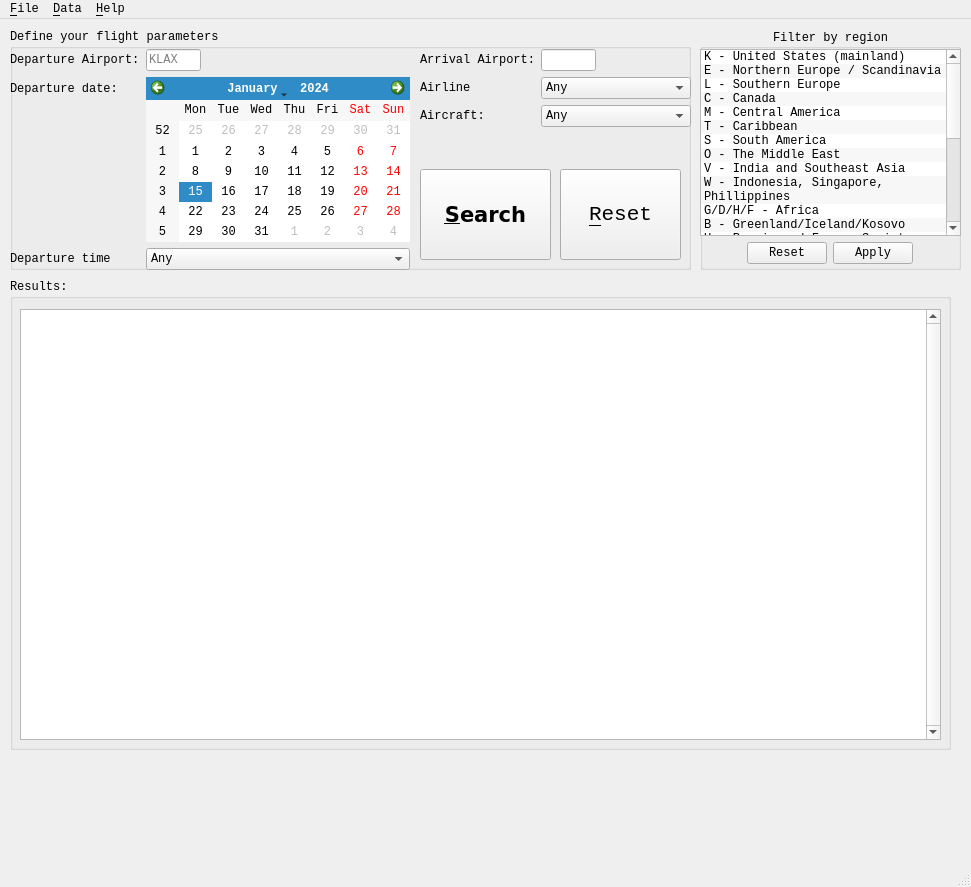
<?xml version="1.0" encoding="UTF-8"?>
<ui version="4.0">
 <class>DispatchWindow</class>
 <widget class="QMainWindow" name="DispatchWindow">
  <property name="geometry">
   <rect>
    <x>0</x>
    <y>0</y>
    <width>971</width>
    <height>887</height>
   </rect>
  </property>
  <property name="font">
   <font>
    <family>Monospace</family>
   </font>
  </property>
  <property name="windowTitle">
   <string>DispatcherX</string>
  </property>
  <property name="autoFillBackground">
   <bool>false</bool>
  </property>
  <widget class="QWidget" name="centralwidget">
   <widget class="QGroupBox" name="regionGroup">
    <property name="geometry">
     <rect>
      <x>700</x>
      <y>10</y>
      <width>261</width>
      <height>241</height>
     </rect>
    </property>
    <property name="font">
     <font>
      <family>Monospace</family>
      <pointsize>9</pointsize>
      <weight>50</weight>
      <italic>false</italic>
      <bold>false</bold>
     </font>
    </property>
    <property name="autoFillBackground">
     <bool>false</bool>
    </property>
    <property name="title">
     <string>Filter by region</string>
    </property>
    <property name="alignment">
     <set>Qt::AlignCenter</set>
    </property>
    <property name="flat">
     <bool>false</bool>
    </property>
    <widget class="QWidget" name="gridLayoutWidget">
     <property name="geometry">
      <rect>
       <x>0</x>
       <y>20</y>
       <width>261</width>
       <height>221</height>
      </rect>
     </property>
     <layout class="QGridLayout" name="gridLayout">
      <property name="bottomMargin">
       <number>6</number>
      </property>
      <item row="0" column="1">
       <widget class="QListWidget" name="filterList">
        <property name="autoFillBackground">
         <bool>true</bool>
        </property>
        <property name="horizontalScrollBarPolicy">
         <enum>Qt::ScrollBarAlwaysOff</enum>
        </property>
        <property name="editTriggers">
         <set>QAbstractItemView::NoEditTriggers</set>
        </property>
        <property name="showDropIndicator" stdset="0">
         <bool>false</bool>
        </property>
        <property name="defaultDropAction">
         <enum>Qt::IgnoreAction</enum>
        </property>
        <property name="alternatingRowColors">
         <bool>true</bool>
        </property>
        <property name="selectionMode">
         <enum>QAbstractItemView::ExtendedSelection</enum>
        </property>
        <property name="wordWrap">
         <bool>true</bool>
        </property>
        <item>
         <property name="text">
          <string>K - United States (mainland)</string>
         </property>
        </item>
        <item>
         <property name="text">
          <string>E - Northern Europe / Scandinavia</string>
         </property>
        </item>
        <item>
         <property name="text">
          <string>L - Southern Europe</string>
         </property>
        </item>
        <item>
         <property name="text">
          <string>C - Canada</string>
         </property>
        </item>
        <item>
         <property name="text">
          <string>M - Central America</string>
         </property>
        </item>
        <item>
         <property name="text">
          <string>T - Caribbean</string>
         </property>
        </item>
        <item>
         <property name="text">
          <string>S - South America</string>
         </property>
        </item>
        <item>
         <property name="text">
          <string>O - The Middle East</string>
         </property>
        </item>
        <item>
         <property name="text">
          <string>V - India and Southeast Asia</string>
         </property>
        </item>
        <item>
         <property name="text">
          <string>W - Indonesia, Singapore, Phillippines</string>
         </property>
        </item>
        <item>
         <property name="text">
          <string>G/D/H/F - Africa</string>
         </property>
        </item>
        <item>
         <property name="text">
          <string>B - Greenland/Iceland/Kosovo</string>
         </property>
        </item>
        <item>
         <property name="text">
          <string>U - Russia and Former Soviet Republics</string>
         </property>
        </item>
        <item>
         <property name="text">
          <string>Z - China</string>
         </property>
        </item>
        <item>
         <property name="text">
          <string>R - Japan, Taiwan, and Korea</string>
         </property>
        </item>
        <item>
         <property name="text">
          <string>Y - Australia</string>
         </property>
        </item>
        <item>
         <property name="text">
          <string>N - New Zealand and the South Pacific</string>
         </property>
        </item>
        <item>
         <property name="text">
          <string>A - Solomon Islands, Papa New Guinea, Nauru</string>
         </property>
        </item>
        <item>
         <property name="text">
          <string>P - Alaska, Hawaii, and North Pacific Territories</string>
         </property>
        </item>
       </widget>
      </item>
      <item row="1" column="1" alignment="Qt::AlignHCenter">
       <widget class="QDialogButtonBox" name="applyFilterBox">
        <property name="standardButtons">
         <set>QDialogButtonBox::Apply|QDialogButtonBox::Reset</set>
        </property>
       </widget>
      </item>
     </layout>
    </widget>
   </widget>
   <widget class="QGroupBox" name="searchGroup">
    <property name="geometry">
     <rect>
      <x>10</x>
      <y>10</y>
      <width>681</width>
      <height>241</height>
     </rect>
    </property>
    <property name="font">
     <font>
      <family>Monospace</family>
     </font>
    </property>
    <property name="title">
     <string>Define your flight parameters:</string>
    </property>
    <widget class="QWidget" name="formLayoutWidget">
     <property name="geometry">
      <rect>
       <x>0</x>
       <y>20</y>
       <width>400</width>
       <height>221</height>
      </rect>
     </property>
     <layout class="QFormLayout" name="formLayout">
      <property name="formAlignment">
       <set>Qt::AlignHCenter|Qt::AlignTop</set>
      </property>
      <item row="0" column="0">
       <widget class="QLabel" name="label">
        <property name="minimumSize">
         <size>
          <width>120</width>
          <height>0</height>
         </size>
        </property>
        <property name="text">
         <string>Departure Airport:</string>
        </property>
       </widget>
      </item>
      <item row="1" column="0">
       <widget class="QLabel" name="label_2">
        <property name="text">
         <string>Departure date:</string>
        </property>
       </widget>
      </item>
      <item row="0" column="1">
       <widget class="QLineEdit" name="depFilter">
        <property name="maximumSize">
         <size>
          <width>55</width>
          <height>16777215</height>
         </size>
        </property>
        <property name="text">
         <string/>
        </property>
        <property name="placeholderText">
         <string>KLAX</string>
        </property>
       </widget>
      </item>
      <item row="1" column="1">
       <widget class="QCalendarWidget" name="depCalendar"/>
      </item>
      <item row="2" column="0">
       <widget class="QLabel" name="label_5">
        <property name="text">
         <string>Departure time</string>
        </property>
       </widget>
      </item>
      <item row="2" column="1">
       <widget class="QComboBox" name="depTime">
        <item>
         <property name="text">
          <string>Any</string>
         </property>
        </item>
        <item>
         <property name="text">
          <string>Morning (0400 - 1200)</string>
         </property>
        </item>
        <item>
         <property name="text">
          <string>Afternoon (1200 - 2000)</string>
         </property>
        </item>
        <item>
         <property name="text">
          <string>Night (2000 - 0400)</string>
         </property>
        </item>
       </widget>
      </item>
     </layout>
    </widget>
    <widget class="QWidget" name="formLayoutWidget_2">
     <property name="geometry">
      <rect>
       <x>410</x>
       <y>20</y>
       <width>271</width>
       <height>101</height>
      </rect>
     </property>
     <layout class="QFormLayout" name="formLayout_2">
      <item row="1" column="0">
       <widget class="QLabel" name="label_3">
        <property name="text">
         <string>Arrival Airport:</string>
        </property>
       </widget>
      </item>
      <item row="1" column="1">
       <widget class="QLineEdit" name="arrFilter">
        <property name="maximumSize">
         <size>
          <width>55</width>
          <height>16777215</height>
         </size>
        </property>
        <property name="text">
         <string/>
        </property>
       </widget>
      </item>
      <item row="2" column="0">
       <widget class="QLabel" name="label_6">
        <property name="text">
         <string>Airline</string>
        </property>
       </widget>
      </item>
      <item row="2" column="1">
       <widget class="QComboBox" name="airlineFilter">
        <property name="maxVisibleItems">
         <number>15</number>
        </property>
        <item>
         <property name="text">
          <string>Any</string>
         </property>
        </item>
       </widget>
      </item>
      <item row="3" column="0">
       <widget class="QLabel" name="label_4">
        <property name="text">
         <string>Aircraft:</string>
        </property>
        <property name="alignment">
         <set>Qt::AlignLeading|Qt::AlignLeft|Qt::AlignVCenter</set>
        </property>
       </widget>
      </item>
      <item row="3" column="1">
       <widget class="QComboBox" name="aircraftFilter">
        <item>
         <property name="text">
          <string>Any</string>
         </property>
        </item>
       </widget>
      </item>
     </layout>
    </widget>
    <widget class="QPushButton" name="searchButton">
     <property name="geometry">
      <rect>
       <x>410</x>
       <y>140</y>
       <width>131</width>
       <height>91</height>
      </rect>
     </property>
     <property name="font">
      <font>
       <family>DejaVu Sans</family>
       <pointsize>16</pointsize>
       <weight>75</weight>
       <bold>true</bold>
      </font>
     </property>
     <property name="text">
      <string>&amp;Search</string>
     </property>
     <property name="checkable">
      <bool>false</bool>
     </property>
    </widget>
    <widget class="QPushButton" name="resetButton">
     <property name="geometry">
      <rect>
       <x>550</x>
       <y>140</y>
       <width>121</width>
       <height>91</height>
      </rect>
     </property>
     <property name="font">
      <font>
       <pointsize>16</pointsize>
      </font>
     </property>
     <property name="text">
      <string>&amp;Reset</string>
     </property>
    </widget>
   </widget>
   <widget class="QGroupBox" name="resultGroup">
    <property name="geometry">
     <rect>
      <x>10</x>
      <y>260</y>
      <width>941</width>
      <height>471</height>
     </rect>
    </property>
    <property name="font">
     <font>
      <family>Monospace</family>
     </font>
    </property>
    <property name="title">
     <string>Results:</string>
    </property>
    <widget class="QTableView" name="tableView">
     <property name="geometry">
      <rect>
       <x>10</x>
       <y>30</y>
       <width>921</width>
       <height>431</height>
      </rect>
     </property>
     <property name="font">
      <font>
       <family>Monospace</family>
      </font>
     </property>
     <property name="verticalScrollBarPolicy">
      <enum>Qt::ScrollBarAlwaysOn</enum>
     </property>
     <property name="horizontalScrollBarPolicy">
      <enum>Qt::ScrollBarAlwaysOff</enum>
     </property>
     <property name="sizeAdjustPolicy">
      <enum>QAbstractScrollArea::AdjustToContents</enum>
     </property>
     <property name="editTriggers">
      <set>QAbstractItemView::DoubleClicked</set>
     </property>
     <property name="tabKeyNavigation">
      <bool>false</bool>
     </property>
     <property name="showDropIndicator" stdset="0">
      <bool>false</bool>
     </property>
     <property name="dragDropOverwriteMode">
      <bool>false</bool>
     </property>
     <property name="alternatingRowColors">
      <bool>true</bool>
     </property>
     <property name="selectionBehavior">
      <enum>QAbstractItemView::SelectRows</enum>
     </property>
     <property name="gridStyle">
      <enum>Qt::SolidLine</enum>
     </property>
    </widget>
   </widget>
  </widget>
  <widget class="QMenuBar" name="menubar">
   <property name="geometry">
    <rect>
     <x>0</x>
     <y>0</y>
     <width>971</width>
     <height>20</height>
    </rect>
   </property>
   <widget class="QMenu" name="menuData">
    <property name="title">
     <string>&amp;Data</string>
    </property>
    <addaction name="actionOpen"/>
   </widget>
   <widget class="QMenu" name="menuHelp">
    <property name="title">
     <string>&amp;Help</string>
    </property>
    <addaction name="actionAbout"/>
   </widget>
   <widget class="QMenu" name="menu_File">
    <property name="title">
     <string>&amp;File</string>
    </property>
    <addaction name="actionE_xit"/>
   </widget>
   <addaction name="menu_File"/>
   <addaction name="menuData"/>
   <addaction name="menuHelp"/>
  </widget>
  <widget class="QStatusBar" name="statusbar"/>
  <action name="actionOpen">
   <property name="text">
    <string>&amp;Open</string>
   </property>
   <property name="statusTip">
    <string>Open a database of saved flights in RFD format</string>
   </property>
   <property name="shortcut">
    <string>Ctrl+S</string>
   </property>
  </action>
  <action name="actionAbout">
   <property name="text">
    <string>&amp;About</string>
   </property>
  </action>
  <action name="actionE_xit">
   <property name="text">
    <string>E&amp;xit</string>
   </property>
   <property name="statusTip">
    <string>Quit DispatcherX</string>
   </property>
  </action>
 </widget>
 <resources/>
 <connections/>
</ui>
